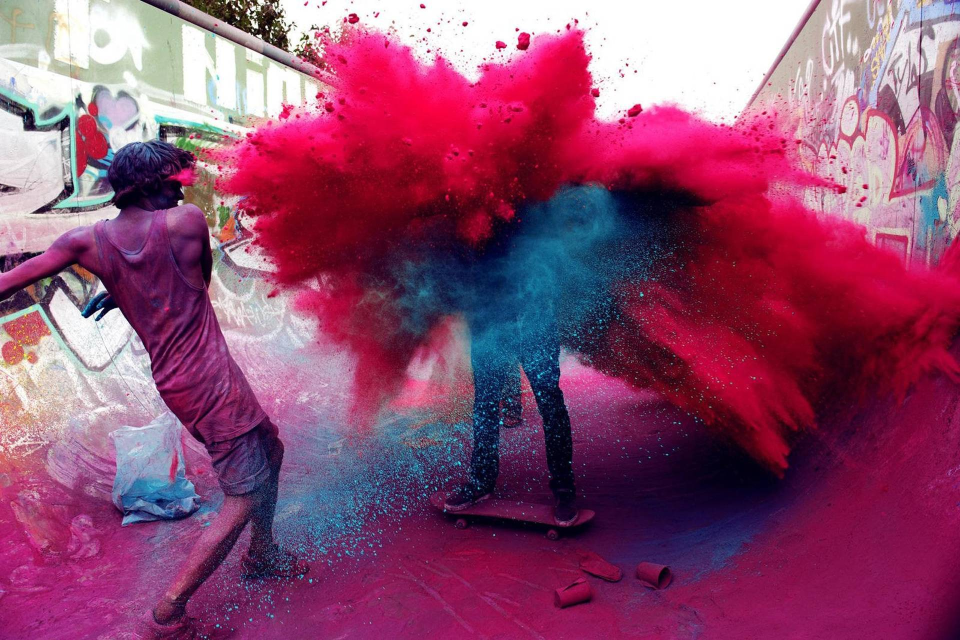
#> input picture uPvow.jpg, 1920 x 1280 px (shown at 1/2 size)
$ python lab4.py
#> lines starting #> are read from the running program, lines starting #| are printed output that depends on the picture; after the words box and inside, x2 and y2 are one past the last pixel; in counts of white or black regions, pixels touching at a corner belong together
# 25.1
from random import choice
from string import ascii_letters, digits


symbols = 'ABCDEFGHJKLMNPQRSTUVWXYZabcdefghijkmnpqrstuvwxyz23456789'


# [18 lines left out: functions generate_password, main, not called in this run]


# print('Случайный пароль из 7 символов:', generate_password(7))
# print('10 случайных паролей длиной 15 символов:')
# print(*main(10, 15), sep='\n')


# 25.2
from random import choice
from string import digits, ascii_lowercase, ascii_uppercase


symbols = 'ABCDEFGHJKLMNPQRSTUVWXYZabcdefghijkmnpqrstuvwxyz23456789'


# [20 lines left out: functions generate_password, main, not called in this run]


# print('Случайный пароль из 7 символов:', generate_password(7))
# print('10 случайных паролей длиной 15 символов:')
# print(*main(10, 15), sep='\n')


# 26.1
from PIL import Image


# [10 lines left out: function gradient, not called in this run]


# gradient('R')


# 26.2
from PIL import ImageDraw, Image


def board(num, size):
#> called with num = 8, size = 50
    new_image = Image.new('RGB', (num * size, num * size), (255, 255, 255))
#> new_image: PIL image 400x400 RGB; every value is 255
    draw = ImageDraw.Draw(new_image)
    for i in range(num):
        for j in range(num):
            if (i + j) % 2 == 0:
                draw.rectangle((i * size, j * size, i * size + size - 1, j * size + size - 1), fill='black')
    new_image.save('res.png', 'PNG')
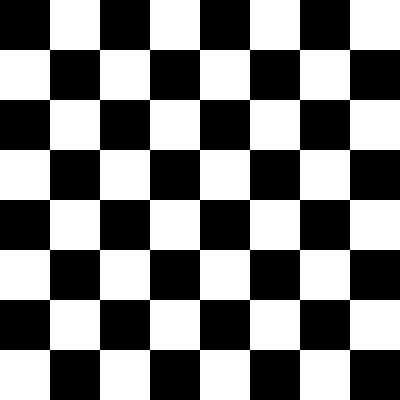
#> saved as res.png: PIL image 400x400 RGB; 50% white; 1 white region, box (x1, y1, x2, y2) and area: (0, 0, 400, 400) 80000


board(8, 50)


# 27.1
from PIL import Image


def make_preview(size1, size2, n_colors):
#> called with size1 = 600, size2 = 600, n_colors = 64
    image = Image.open('uPvow.jpg')
#> image is the input picture: PIL image 1920x1280 RGB; mean R, G, B 141.9, 75.3, 110.9
    new_image = image.resize((size1, size2), Image.NEAREST)
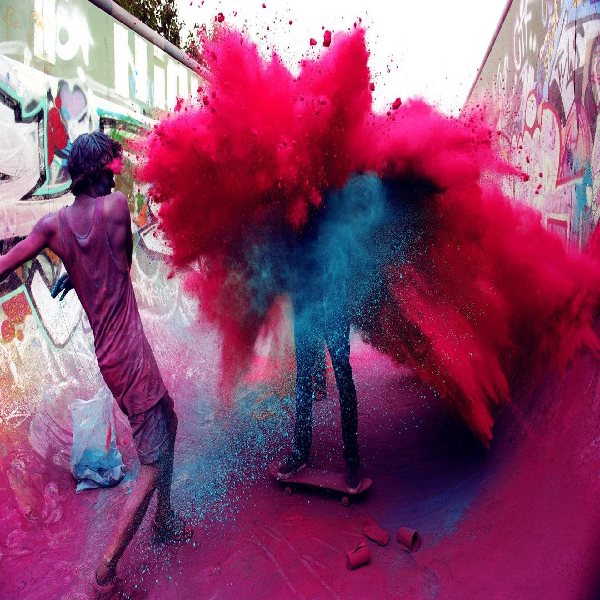
#> new_image: PIL image 600x600 RGB; mean R, G, B 141.9, 75.2, 110.9
    new_image.quantize(colors=n_colors)
    new_image.save('new.bmp', 'BMP')


make_preview(600, 600, 64)

# 27.2
from PIL import Image


# [8 lines left out: function image_filter, not called in this run]


# [9 lines of commented-out code are left out]

$ run again, with s1200.jpg copied over uPvow.jpg
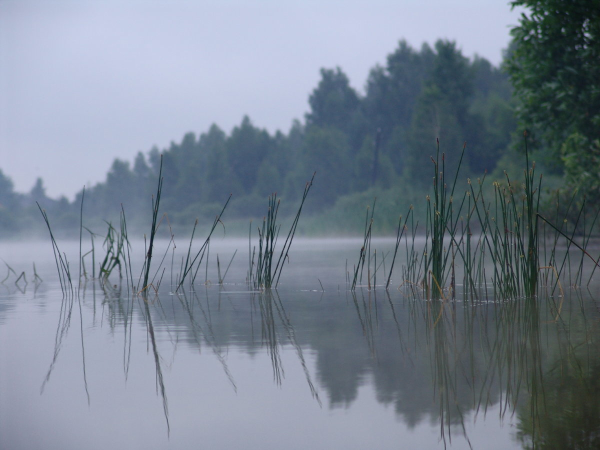
#> input picture s1200.jpg, 1200 x 900 px (shown at 1/2 size)
#> in make_preview, image is the input picture: PIL image 1200x900 RGB; mean R, G, B 119.1, 130.1, 144.1
#> in make_preview, `new_image = image.resize((size1, size2), Image.NEAREST)`:
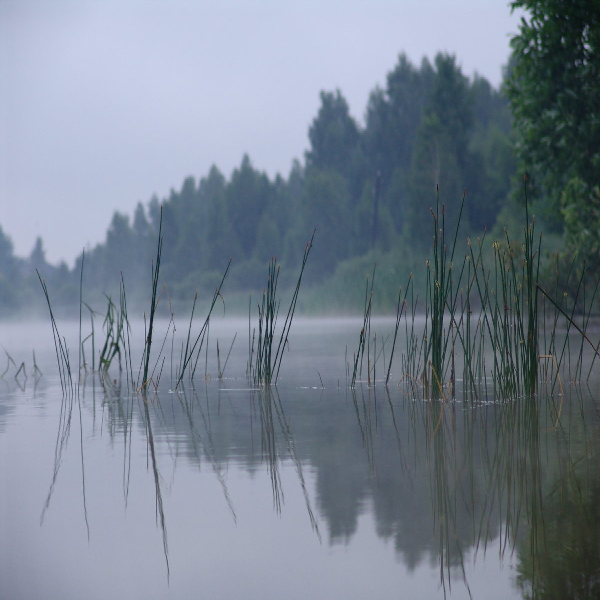
#> new_image: PIL image 600x600 RGB; mean R, G, B 119.1, 130, 144
